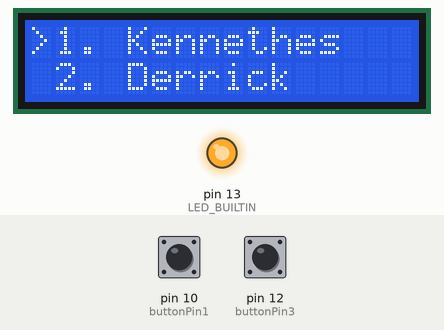
The sketch below on a simulated Arduino Uno, built with avr-gcc and run on an emulated ATmega328P. On the bench: 16×2 character LCD, output pins drawn as LEDs (lit = HIGH). Inputs (shaded band) come from the test bench; at power-on: pin 12 (buttonPin3) LOW, pin 10 (buttonPin1) LOW.

Above: at 5.3 s.
5.4 s: pin 12 (buttonPin3) pulled HIGH for 3.2 s
At 9.1 s:
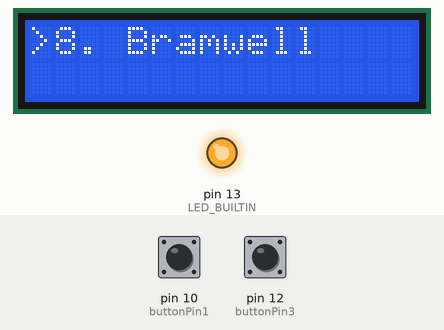
10.1 s: pin 10 (buttonPin1) pulled HIGH for 3.2 s
At 14.2 s:
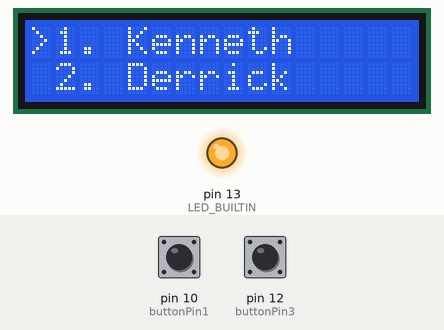
14.8 s: pin 12 (buttonPin3) pulled HIGH for 0.15 s
At 16.0 s:
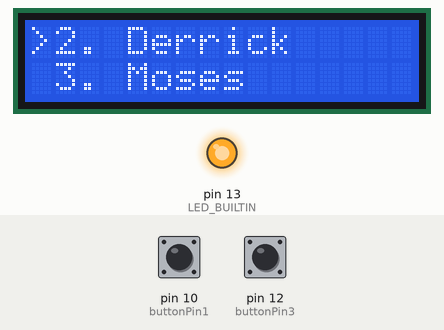
16.4 s: pin 12 (buttonPin3) pulled HIGH for 1 s
At 17.4 s:
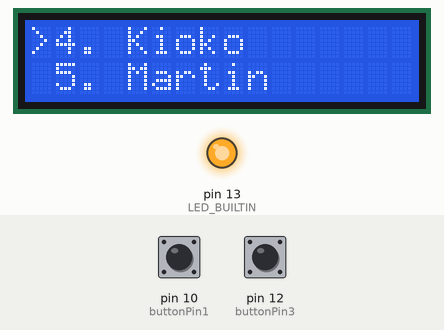
Timing chart, 0 to 19.4 s (numbered marks = the images above; inputs shaded):
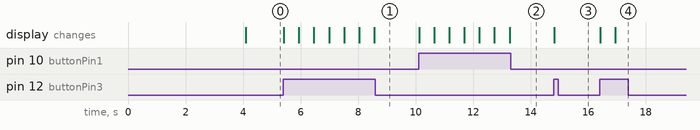

Measured:
- after the input at 5.4 s, the display: first changes at once (image 1 shows a later state)
- after the input at 10.1 s, the display: first changes at once (image 2 shows a later state)
- after the input at 14.8 s, the display: changes at once (image 3)
- after the input at 16.4 s, the display: first changes at once (image 4 shows a later state)

The sketch:

i2cLCDDisplay.ino
```cpp
//Import libraries
#include<Wire.h>
#include<LCD.h>
#include<LiquidCrystal_I2C.h>

LiquidCrystal_I2C lcd(0x27, 2, 1, 0, 4, 5, 6, 7, 3, POSITIVE);


//Declare global variables
int counter = 0;
char* names [8] = {"1. Kenneth", "2. Derrick", "3. Moses", "4. Kioko", "5. Martin", "6. Ann Linda", "7. Pesh", "8. Bramwell"};
const int buttonPin1 = 10;     // the number of the pushbutton pin
const int buttonPin3 = 12;
char pointer = '>';
int counterDown = LOW;
int counterUp = LOW;
int scrollDown = LOW;
int scrollUp = LOW;


void setup(){
  Serial.begin(9600);
  Wire.begin();
  lcd.begin(16,2);
  pinMode(LED_BUILTIN, OUTPUT);
  digitalWrite(LED_BUILTIN, HIGH);

  lcd.clear();
  lcd.print("List of names");//Set output < 16 characters
  delay(4000);
  pinMode(buttonPin1, INPUT);
  pinMode(buttonPin3, INPUT);
  digitalWrite(buttonPin1, LOW);
  digitalWrite(buttonPin3, LOW);
  lcd.setCursor(0,0);
  lcd.print(pointer);
  lcd.print(names[counter]);
  lcd.setCursor(0,1);
  lcd.print(" ");
  lcd.print(names[counter+1]);
}

void loop(){
  scrollDown = digitalRead(buttonPin1);
  scrollUp = digitalRead(buttonPin3);
  if (counter >=0  && counter < (sizeof(names)/2)){
    if (counter < (sizeof(names)/2)-1){
      if (scrollUp == HIGH){
        counter += 1;
        lcd.clear();
        lcd.setCursor(0,0);
        lcd.print(pointer);
        lcd.print(names[counter]);
        lcd.setCursor(0,1);
        lcd.print(" ");
        lcd.print(names[counter+1]);
        delay(500);
      }
    }
    if (counter >0){
      if (scrollDown == HIGH){
        counter -= 1;
        lcd.clear();
        lcd.setCursor(0,0);
        lcd.print(pointer);
        lcd.print(names[counter]);
        lcd.setCursor(0,1);
        lcd.print(" ");
        lcd.print(names[counter+1]);
        delay(500);
      }
    }
  }
}
```
